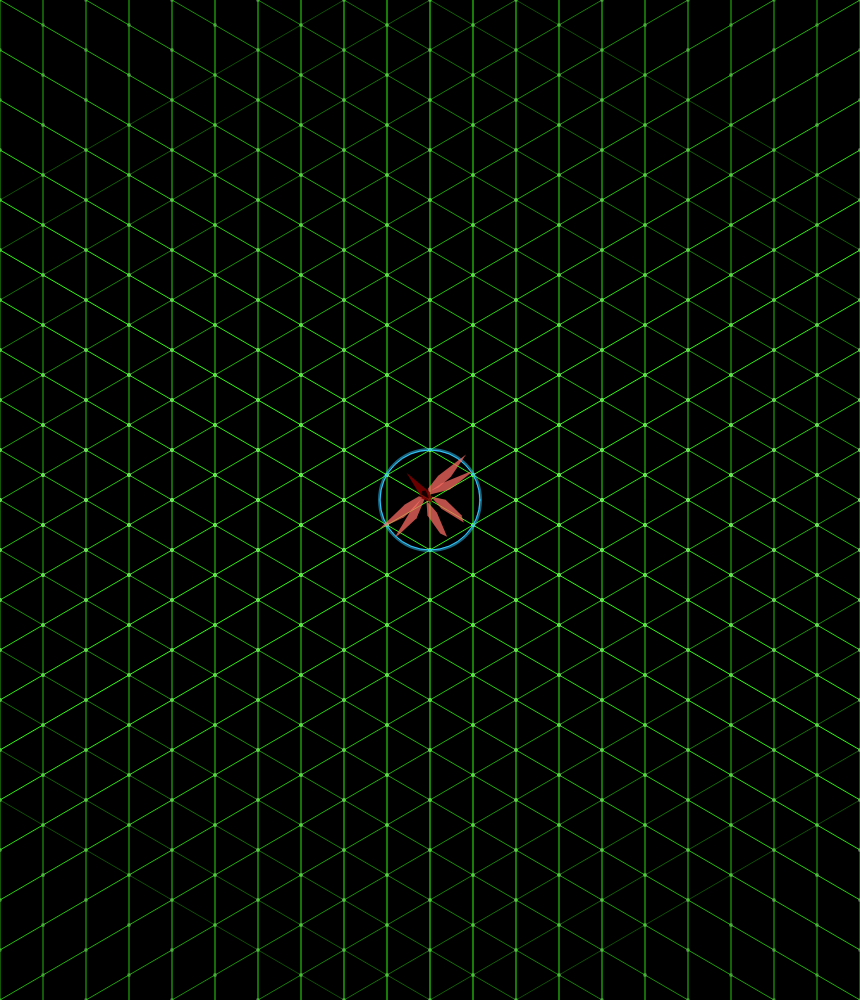
Frame 1 (no input)
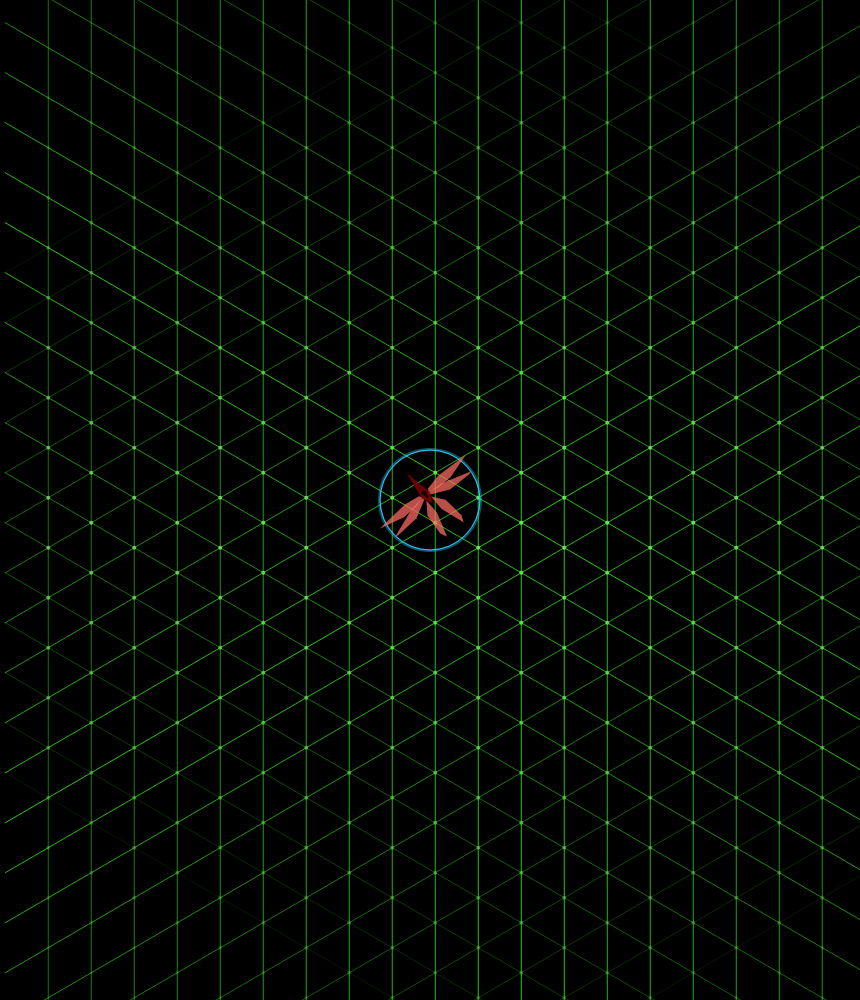
Frame 60 (no input)
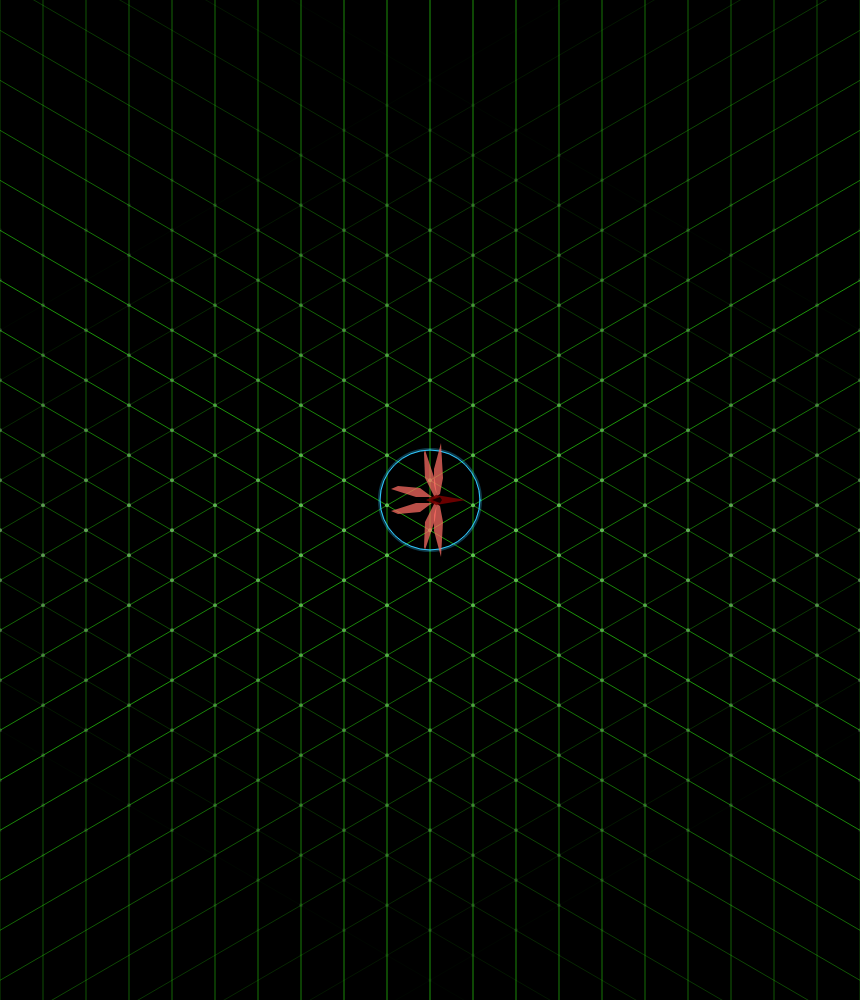
Frame 120 (the mouse pressed at the canvas centre since frame 60)

The p5.js sketch that drew these frames (run headless with seeded random() and noise() and a simulated clock; from frame 60 on, the mouse is pressed at the canvas centre):

// p5.js sketch
// ── sketch.js
/*Setup grid variables*/
let o = Object(null);
let g = Object(null);
let mouse = Object(null);
let d;
let theta;

//Time variable
let t = 0;

let ship;

function setup() {
  createCanvas(windowWidth, windowHeight);
  g = new Ortha_Grid(windowWidth, windowHeight, 50);
  h = new Ortha_Grid(width, height, 100);
  //g = new Grid(windowWidth, windowHeight, 50);

  console.log("origin at (" + g.O.x + ", " + g.O.y + ")")
  ship = new Fighter(g.O.x, g.O.y, g.inc);
  //background(30);
  g.displayGrid(false, false);
}

function draw() {
	t = millis();
	let slider = round(t % 6000, 0);
		if (slider > 3000) {
			opac = parseInt(map (slider, 3001, 6000, 100, 255, true));
		} else {
			opac = parseInt(map (slider, 0, 3000, 255, 100, true));
		}
	
	mouse = createVector(mouseX, mouseY);

    background('black');
    // stroke(255, 100, 75, 255);
    // strokeWeight(5);
	
	// translate(0,0);
	g.displayGrid(true, true, opac, opac, null, null);
	//drawGrid();

	d = p5.Vector.sub(mouse, g.O);
	angleMode(DEGREES);
	theta = d.heading();
	console.log("theta = " + theta.toFixed(2));

	noFill();
	//circle
	strokeWeight(1);
	stroke(50, 200, 255);
	circle(g.O.x, g.O.y, g.inc*2);
	strokeWeight(3);
	stroke(50, 200, 255, opac/2);
	circle(g.O.x, g.O.y, g.inc*2+1);

	push();
	translate(g.O.x, g.O.y);
	rotate(theta + 90);
	ship.display(0, 0, g.inc);
	pop();

	/*
	//orbiting point
	strokeWeight(5);
	stroke(opac/2, 200, 255, 150);
	
	let phi = map(slider, 0, 6000, 0, 360, true);
	let pX = g.O.x + (g.inc * cos(phi));
	let pY = g.O.y + (g.inc * sin(phi));
	point(pX, pY);
	*/
	throttle();
}

function keyPressed() {
	let i = g.inc;
	if (keyCode === UP_ARROW) {
		i += 2;
		g.inc = i;
	}else if (keyCode === DOWN_ARROW) {
		i -= 2;
		g.inc = i;
	}	
}


function throttle() {
	let throttle;
	const thrust = createVector(0,0);
	
	let lower_dim = width;
	if (width > height) {
		lower_dim = height;
	} 

	// console.log("mouse is " + d.mag() + " away from x:" + width/2 + "  y:" + height/2);
	if(abs(d.mag()) > g.inc && abs(d.mag()) < lower_dim/2) { // mouse is between ship and edge of canvas
		// console.log(lower_dim/2 + " > " + d.mag() + " > " + g.inc);
		throttle = map(d.mag(), g.inc, lower_dim/2, 0, 10, true);
	} else if (d.mag() < g.inc){
		throttle = 0;
		// console.log("d.mag() < inc");
		// console.log(d.mag() + " < " + g.inc);
	} else { //mouse is off canvas
		throttle = 10;
		// console.log("d.mag() is > lower_dim");
		// console.log(d.mag() + " > " + lower_dim);
	}
	console.log("throttle: " + throttle);

	thrust.x = parseFloat((throttle * cos(theta) * (-1)).toFixed(2));
	thrust.y = parseFloat((throttle * sin(theta) * (-1)).toFixed(2));
	console.log("thrust.x = " + thrust.x + "\nthrust.y = " + thrust.y);

	g.v.set(thrust)
}

//draws a tiny grid
function drawGrid() {
  var x = width/2;
  var y = height/2;
  //set line colors and width
  stroke(240, 180);
  strokeWeight(1);
  //draw x and y major axes
  line(x, 0, x, height);
  line(0, y, width, y);

  //draw tick marks
  stroke(0, 175, 0, 170);
  for (let i = y-50; i <= y + 60; i += 5) {
    if(i != y){
      line(x - 100, i, x + 100, i);
    }
  }

  for (let i = x-100; i <= x + 100; i += 5) {
    if(i != x){
      line (i, y - 50, i, y + 60);
    }
  }
}
// ── cockpit.js
class Cockpit {
  constructor(radius = 32, pos_x = width/2, pos_y = height/2, red = 50, green = 0, blue = 150, opacity = 170) {
    this.r = red;
    this.g = green;
    this.b = blue;
    this.o = opacity;
    this.color = color(this.r, this.g, this.b, this.o);
    
    if (pos_x < 0 || pos_x >= width) {
      pos_x = width / 2;
    }

    if (pos_y < 0 || pos_y >= height) {
      pos_y = height / 2;
    }

    this.x = pos_x;
    this.y = pos_y;

    if (radius > height / 4 || radius < 1) {
      radius = 32;
    }
    this.rad = radius;
    this.on = false;
  }
  
  set_location(x, y) {
  	this.x = x
  	this.y = y
  }
  
  set_radius(r) {
  	this.rad = r
  }

  // Accepts an x and y coordinate. 
  // Compares the distance between the circles center and the point specified and returns a boolean
  contains(xb, yb) {
    let d = dist(this.x, this.y, xb, yb);
    return (d < this.rad);
  }

  display() {
    fill(this.color);
    noStroke();
    circle(this.x, this.y, this.rad * 2);
  }

  bounce_on_edge() {
    if (this.x > width - this.rad || this.x < this.rad) {
      this.v_x *= -1;
    }
    if (this.y > height - this.rad || this.y < this.rad) {
      this.v_y *= -1;
    }
  }

  move() {
    this.x += this.v_x;
    this.y += this.v_y;
  }

  clicked() {
    if (this.contains(mouseX, mouseY)) {
      this.on = !this.on;
      this.v_x *= random(-0.5, -1);
    }
  }
}

// ── fighter.js
class Fighter {
	constructor(x = 0, y = 0, radius = 50) {
		this.x = x;
		this.y = y;
		this.radius = radius;
		this.scale = this.set_scale();
	}
	
	set_location(x, y) {
		this.x = x
		this.y = y
	}
	
	set_radius(r) {
		if (Number.isSafeInteger(r) && r != this.radius){
			this.radius = r
			this.scale = this.set_scale();
		}
		return this.radius
	}
	
	set_scale() {
		return Number.parseFloat(map(1, 0, 50, 0, this.radius, true));
	}
	
	display(x = this.x, y = this.y, r = this.radius) {
		this.set_radius(r);
		const s = this.scale;
		noStroke();

		//left tail wing
		fill(255, 110, 100, 185);
		beginShape();
		vertex(x - (3*s), y - (2*s));
		vertex(x - (12*s), y + (10*s));
		vertex(x - (14*s), y + (32*s));
		vertex(x - (11*s), y + (39*s));
		vertex(x - (3*s), y + (14*s));
		endShape(CLOSE);
		
		//right tail wing
		beginShape();
		vertex(x + (3*s), y - (2*s));
		vertex(x + (12*s), y + (10*s));
		vertex(x + (14*s), y + (32*s));
		vertex(x + (11*s), y + (39*s));
		vertex(x + (3*s), y + (14*s));
		endShape(CLOSE);

		//left top wing
		beginShape();
		vertex(x - (6*s), y - (10*s));
		vertex(x - (22*s), y - (13*s));
		vertex(x - (57*s), y - (11*s));
		vertex(x - (31*s), y - (4*s));
		vertex(x - (15*s), y - (4*s));
		vertex(x - (4*s), y -  (7*s));
		endShape(CLOSE);

		//left bottom wing
		beginShape();
		vertex(x - (3*s), y - (7*s));
		vertex(x - (20*s), y - (5*s));
		vertex(x - (50*s), y + (5*s));
		vertex(x - (47*s), y + (6*s));
		vertex(x - (22*s), y + (5*s));
		vertex(x - (2*s), y - (5*s));
		endShape(CLOSE);

		//right top wing
		beginShape();
		vertex(x + (6*s), y - (10*s));
		vertex(x + (22*s), y - (13*s));
		vertex(x + (57*s), y - (11*s));
		vertex(x + (31*s), y - (4*s));
		vertex(x + (15*s), y - (4*s));
		vertex(x + (4*s), y -  (7*s));
		endShape(CLOSE);

		//right bottom wing
		beginShape();
		vertex(x + (3*s), y - (7*s));
		vertex(x + (20*s), y - (5*s));
		vertex(x + (50*s), y + (5*s));
		vertex(x + (47*s), y + (6*s));
		vertex(x + (22*s), y + (5*s));
		vertex(x + (2*s), y - (5*s));
		endShape(CLOSE);
		
		
		//nose
		fill(120, 0, 0, 225); // set opac to full
		quad(x, y + (4*s), 
			x - (5*s), y - (6*s), 
			x, y - (36*s), 
			x + (5*s), y - (6*s));

		//cockpit
		fill(0, 0, 0, 200);
		quad(x, y - (12*s), 
			x + (3*s), y - (10*s), 
			x, y - (2*s), 
			x - (3*s), y - (10*s));
	  }

}
// ── grid.js
class Grid {
    #inc;
	#pos;
	#v;

	constructor(max_width, max_height, increment = 48) {
		this.ROWS = new Map();
		this.COLS = new Map();
		
		this.#inc = increment;		

        this.wide = null;
		this.high = null;				

        //origin
        this.O = createVector(0, 0);
		
		//velocity
		this.#v = createVector(0, 0);

        //translated by...
        this.#pos = createVector(0,0);

        this.dot_opacity = 255;
		this.dot_weight = 4;
		this.line_opacity = 200;
		this.line_weight = 1;
		
		this.inc = this.#inc;
    }
	
    get inc() {
        return this.#inc;
    }

	set inc(i) {
		if(this.setIncrement(i)) {
			this.calculateCanvas();
			this.mapGrid();
		}			
	}
	
	setIncrement(i) {
		if (Number.isInteger(i)) {
			if (i < 100 && i > 19) {
				if (i%2 != 0) {
					this.#inc = i + 1;
				} else {
					this.#inc = i;
				}
				
				return true;
				console.log("grid increment is set to " + this.#inc);
			} else {
				console.log("OrthaGrid increment must be an integer between 19 and 100. " + i + " is too big.");
				return false;
			}
		} else {
			console.log("OrthaGrid increment must be an integer between 19 and 100. setIncrement() passed argument i = " + i);
			return false;
		}
	}
	
	calculateCanvas(max_width = windowWidth, max_height = windowHeight) {
		let canvasW = 0, canvasH = 0, tiles = 0;
		
		if (max_width >= max_height) {
			//start with the height and shrink the width
			canvasH = max_height - parseInt(max_height%(this.#inc*2));
			canvasW = canvasH;
		}else {
			//start with the width and shrink the height
			canvasW = max_width - parseInt(max_width%(this.#inc * 2));
			canvasH = canvasW;
		}
		console.log("Canvas = " + canvasW + " wide X " + canvasH + " high.");
		
		this.wide = canvasW;
		this.high = canvasH;
		
		resizeCanvas(canvasW, canvasH);
	}
	
	dot_opac(o = null) {
		if(Number.isInteger(o)) {
			if(o >= 0 && o <= 255) {this.dot_opacity = o;}
			else if (o < 0) {this.dot_opacity = 0;}
			else {this.dot_opacity = 255;}
			//console.log("dot_opac = " + this.dot_opacity);
		} else if(o != null) {
			console.log("Ortha_grid.dot_opac() called with invalid argument o = " + o +".");
		}
		
		return this.dot_opacity;
	}
	
	dot_thick(s = null) {
		if(Number.isInteger(s)) {
			if(s >= 0 && s <= 50) {this.dot_weight = s;}
			else if (s < 0) {this.dot_weight = 0;}
			else {this.dot_weight = 255;}
			console.log("dot_thick = " + this.dot_weight);
		} else if(s != null) {
			console.log("Ortha_grid.dot_thick() called with invalid argument s = " + s +".");
		}
		
		return this.dot_weight;
	}
	
	line_opac(o = null) {
		if(Number.isInteger(o)) {
			if(o >= 0 && o <= 255) {this.line_opacity = o;}
			else if (o < 0) {this.line_opacity = 0;}
			else {this.line_opacity = 50;}
			//console.log("line_opac = " + this.line_opacity);
		} else if(o != null) {
			console.log("Ortha_grid.line_opac() called with invalid argument o = " + o +".");
		}
		
		return this.line_opacity;
	}
	
	line_thick(s = null) {
		if(Number.isInteger(s)) {
			if(s >= 0 && s <= 15) {this.line_weight = s;}
			else if (s < 0) {this.line_weight = 0;}
			else {this.line_weight = 15;}
			//console.log("line_thick = " + this.line_weight);
		} else if(s != null) {
			console.log("Ortha_grid.line_thick() called with invalid argument s = " + s +".");
		}
		
		return this.line_weight;
	}
	
	get v() {
		return this.#v;
	}
	
	set v(V) {
		if(V instanceof p5.Vector) {
			if(abs(V.x) <= this.inc/2 && abs(V.y) <= this.inc/2) {
				this.#v = V;
			}
		}
	}

	
	mapGrid() {
		this.ROWS.clear();
		this.COLS.clear();
		this.O.x = this.wide/2;
		this.O.y = this.high/2;
		
		/*Starting at origin, map x- and y-coordinates 
		to cartesian style coordinates where (o.x, o.y) is (0,0)*/
		
		let Xpos = this.O.x, Ypos = this.O.y;
		let x_co = 0, y_co = 0;
		//starting at origin, move Ypos to bottom of screen
		while(Ypos < this.high) {
			Ypos += this.#inc;
			y_co--;
		}
		console.log("y_co = " + y_co);
		//Map y-ccordinates in form {y_co:Ypos}
		while(Ypos >= 0) {
			this.ROWS.set(y_co, Ypos);
			y_co++;
			Ypos -= this.#inc;
		}
	
		//starting at origin, move Xpos to left end of screen
		while(Xpos > 0) {
			Xpos -= this.#inc;
			x_co--;
		}
		let end = x_co * -1
		//Map x-ccordinates in form {x_co:Xpos}
		while(Xpos <= this.wide) {
			this.COLS.set(x_co, Xpos);
			x_co++;
			Xpos += this.#inc;
		}
		
		let s = this.COLS.size + " COLS\n"
		s += this.ROWS.size + " ROWS\n"
		console.log(s);		
			
		console.log("in mapGrid()...")
		//print ROWS map to console
		console.log("ROWS has " + this.ROWS.size + " keys.")
		console.log("----y_co: Ypos----");
		for(const [k,v] of this.ROWS.entries()) {
			console.log(k + ": " + v);
		}
		//print COLS map to console
		console.log("COLS has " + this.COLS.size + " keys.")
		console.log("----x_co: Xpos----");
		for(const [k,v] of this.COLS.entries()) {
			console.log(k + ": " + v);
		}
	}
	
		
	displayGrid(draw_lines = true, draw_points = true, dot_opacity = null, line_opacity = null, dot_size = null, line_size = null) {
        this.moveGrid();

		if	(dot_opacity) {
			this.dot_opac(dot_opacity);
		}
		if (dot_size) {
			this.dot_thick(dot_size);
		}
		
		if (draw_points) {
			this.drawGridPoints(this.dot_opac());
		}
		
		if (line_opacity) {
			this.line_opac(line_opacity);
		}
		if (line_size) {
			this.line_thick(line_size);
		}
		
		if (draw_lines) {
			this.drawGridLines();
		}
	}
	
	
	//draw the vertices of the orthagonal grid
	drawGridPoints() {
		strokeWeight(this.dot_thick());	
		noFill();

        push();
        translate(this.#pos.x, this.#pos.y);
		//Iterate through ROWS and COLS to create points
		for(const [yk, yv] of this.ROWS.entries()) {
			for(const [xk, xv] of this.COLS.entries()) {
				stroke(250, 255, 255, this.dot_opac() - (4 * abs(xk))-(8 * abs(yk)));
				point(xv, yv);
			}
		}
        pop();
	}
	
	//draw an orthagonal grid using the ROWS and COLS arrays
	//moving with a velocity of v
	drawGridLines() {
		noFill();
		let opacity = this.line_opac();
        strokeWeight(this.line_thick());
		
        push();
        translate(this.#pos.x, 0);
		//draw vertical grid lines
		for(const [k,c] of this.COLS.entries()) {
			stroke(50,255,17,opacity - (8 * abs(k)));
			line(c, 0, c, this.high);
		}
        pop();

        push();
        translate(0, this.#pos.y);
        //draw horizontal grid lines
        for(const [k, r] of this.ROWS.entries()) {
			stroke(50,255,17,opacity - (8 * abs(k)));
			line(0, r, this.wide, r);
        }
        pop();
	}
	
	moveGrid() {
		if(abs(this.#pos.y) < abs(this.#inc)) {
			this.#pos.y += this.#v.y;
		} else {
			this.#pos.y = 0;
		}

        if(abs(this.#pos.x) < abs(this.#inc)) {
            this.#pos.x += this.#v.x;
        } else {
            this.#pos.x = 0;
        }

        //translate(this.#pos.x, this.#pos.y);
	}
}
// ── orthagonal.js
const COSx = Math.sqrt(3)/2;

class Ortha_Grid{
    #inc;
    #wide;
    #high;
	#O
	#cosX;
	#pos;
	#v;
	#corners;

	constructor(max_width, max_height, increment = 48) {
		this.ROWS = new Map();
		this.COLS = new Map();
		
		this.#inc = increment;

        this.#wide = null;
		this.#high = null;				

        //origin
        this.#O = createVector(0, 0);
		
		//velocity
		this.#v = createVector(0, 0);

        //translated by...
        this.#pos = createVector(0,0);

        this.dot_opacity = 255;
		this.dot_weight = 4;
		this.line_opacity = 200;
		this.line_weight = 1;

		this.#cosX = parseInt(COSx * this.#inc);
		this.grid_lines = [];

		this.inc = increment;
		this.#corners = false;
	}
	
	set corners(b){
		if(typeof b === "boolean") {
			this.#corners = b;
			this.makeGridLines(this.#corners);
		}
	}

	get O() {
		return this.#O;
	}

	get wide() {
        return this.#wide;
    }

	get high() {
        return this.#high;
    }

    get inc() {
        return this.#inc;
    }

	set inc(i) {
		if(this.setIncrement(i)) {
			this.#cosX = parseInt(COSx * this.#inc);
			console.log("One tile is " + this.#cosX + " pixels wide")
			this.calculateCanvas();
			this.mapOrthaGrid();
			this.makeGridLines(this.#corners);
		}
	}
	
	setIncrement(i) {
		if (Number.isInteger(i)) {
			if (i <= 100 && i > 19) {
				if (i%2 != 0) {
					this.#inc = i + 1;
				} else {
					this.#inc = i;
				}
				
				return true;
				console.log("grid increment is set to " + this.#inc);
			} else {
				console.log("OrthaGrid increment must be an integer between 20 and 100. " + i + " is too big.");
				return false;
			}
		} else {
			console.log("OrthaGrid increment must be an integer between 19 and 100. setIncrement() passed argument i = " + i);
			return false;
		}
	}
	
	calculateCanvas(max_width = windowWidth, max_height = windowHeight) {
		let canvasW = 0, canvasH = 0, tiles = 0;
		
		if (max_width >= max_height) {
			//start with the height and shrink the width
			canvasH = max_height - parseInt(max_height%(this.#inc*2));
			tiles = parseInt(canvasH/this.#inc);
			canvasW = tiles * (this.#cosX);
			canvasW = canvasW + (canvasW%2);
		}else {
			//start with the width and shrink the height
			canvasW = max_width - (max_width%(this.#cosX * 2));
			canvasW = canvasW + (canvasW%2);
			tiles = canvasW / (this.#cosX);
			canvasH = parseInt(tiles * this.#inc);
		}
		console.log("Canvas = " + canvasW + " wide X " + canvasH + " high.");
		
		this.#wide = canvasW;
		this.#high = canvasH;
		
		resizeCanvas(canvasW, canvasH);
		this.#O.set(createVector(this.#wide/2, this.#high/2));

	}

	dot_opac(o = null) {
		if(Number.isInteger(o)) {
			if(o >= 0 && o <= 255) {this.dot_opacity = o;}
			else if (o < 0) {this.dot_opacity = 0;}
			else {this.dot_opacity = 255;}
			//console.log("dot_opac = " + this.dot_opacity);
		} else if(o != null) {
			console.log("Ortha_grid.dot_opac() called with invalid argument o = " + o +".");
		}
		
		return this.dot_opacity;
	}
	
	dot_thick(s = null) {
		if(Number.isInteger(s)) {
			if(s >= 0 && s <= 50) {this.dot_weight = s;}
			else if (s < 0) {this.dot_weight = 0;}
			else {this.dot_weight = 255;}
			console.log("dot_thick = " + this.dot_weight);
		} else if(s != null) {
			console.log("Ortha_grid.dot_thick() called with invalid argument s = " + s +".");
		}
		
		return this.dot_weight;
	}
	
	line_opac(o = null) {
		if(Number.isInteger(o)) {
			if(o >= 0 && o <= 255) {this.line_opacity = o;}
			else if (o < 0) {this.line_opacity = 0;}
			else {this.line_opacity = 50;}
			//console.log("line_opac = " + this.line_opacity);
		} else if(o != null) {
			console.log("Ortha_grid.line_opac() called with invalid argument o = " + o +".");
		}
		
		return this.line_opacity;
	}
	
	line_thick(s = null) {
		if(Number.isInteger(s)) {
			if(s >= 0 && s <= 15) {this.line_weight = s;}
			else if (s < 0) {this.line_weight = 0;}
			else {this.line_weight = 15;}
			//console.log("line_thick = " + this.line_weight);
		} else if(s != null) {
			console.log("Ortha_grid.line_thick() called with invalid argument s = " + s +".");
		}
		
		return this.line_weight;
	}
	
	get v() {
		return this.#v;
	}
	
	set v(V) {
		if(V instanceof p5.Vector) {
			if(abs(V.x) <= this.inc/2 && abs(V.y) <= this.inc/2) {
				this.#v = V;
			} else {
				TypeError();
			}
		}
	}
	
	
	mapOrthaGrid() {
		this.ROWS.clear();
		this.COLS.clear();
		
		/*Starting at origin, map x- and y-coordinates 
		to cartesian style coordinates where (o.x, o.y) is (0,0)*/
		
		let Xpos = this.#O.x, Ypos = this.#O.y;
		let x_co = 0, y_co = 0;
		//starting at origin, move Ypos to bottom of screen
		while(Ypos < this.#high + this.#inc) {
			Ypos += this.#inc/2;
			y_co--;
		}
		console.log("y_co = " + y_co);
		//Map y-ccordinates in form {y_co:Ypos}
		while(Ypos >= this.#inc/-1) {
			this.ROWS.set(y_co, Ypos);
			y_co++;
			Ypos -= this.#inc/2;
		}
	
		//starting at origin, move Xpos to left end of screen
		while(Xpos > (this.#cosX * -1)) {
			Xpos -= this.#cosX;
			x_co--;
		}
		let end = x_co * -1
		//Map x-ccordinates in form {x_co:Xpos}
		while(Xpos <= this.#wide + this.#cosX) {
			this.COLS.set(x_co, Xpos);
			x_co++;
			Xpos += this.#cosX;
		}
		
		console.log("Cartesian grid has been mapped...");
		console.log("grid.O.x = " + this.O.x + "\nXpos at x_co[0] = " + this.COLS.values(0));
		console.log("grid.O.y = " + this.O.y + "\nYpos at y_co[0] = " + this.ROWS.values(0));

		let s = this.COLS.size + " COLS\n"
		s += this.ROWS.size + " ROWS\n"
		console.log(s);		
			
		console.log("in mapOrthaGrid()...")
		//print ROWS map to console
		console.log("ROWS has " + this.ROWS.size + " keys.")
		console.log("----y_co: Ypos----");
		for(const [k,v] of this.ROWS.entries()) {
			console.log(k + ": " + v);
		}
		//print COLS map to console
		console.log("COLS has " + this.COLS.size + " keys.")
		console.log("----x_co: Xpos----");
		for(const [k,v] of this.COLS.entries()) {
			console.log(k + ": " + v);
		}
	}
	
		
	displayGrid(draw_lines = true, draw_points = true, dot_opacity = null, line_opacity = null, dot_size = null, line_size = null) {
		this.moveGrid();

		if	(dot_opacity) {
			this.dot_opac(dot_opacity);
		}
		if (dot_size) {
			this.dot_thick(dot_size);
		}
		
		if (draw_points) {
			this.drawGridPoints(this.dot_opac());
		}
		
		if (line_opacity) {
			this.line_opac(line_opacity);
		}
		if (line_size) {
			this.line_thick(line_size);
		}
		
		if (draw_lines) {
			this.drawGridLines();
		}
	}
	
	
	//draw the vertices of the orthagonal grid
	drawGridPoints() {
		strokeWeight(this.dot_thick());	
		noFill();

        push();
        translate(this.#pos.x, this.#pos.y);
		//Iterate through ROWS and COLS to create points
		for(const [yk, yv] of this.ROWS.entries()) {
			for(const [xk, xv] of this.COLS.entries()) {
				stroke(250, 255, 255, this.dot_opac() - (4 * abs(xk))-(8 * abs(yk)));
				if (yk%2 == 0 && xk%2 == 0) {
					point(xv, yv);
				} else if(yk%2 != 0 && xk%2 != 0) {
					point(xv, yv);
				}
			}
		}
		pop();
	}
	
	//create vector library of orthagonal lines to be called in drawGridLines()
	makeGridLines(corners_enabled = false) {	
		this.grid_lines = [];
		//Use cartesian grid to align vertices
		const x_max = (this.COLS.size-1)/2;
		const y_max = (this.ROWS.size-1)/2;
		const y_min = y_max * -1;
		
		const p1 = createVector(0, 0);
		const p2 = createVector(0, 0);
		
		for(let b = y_min; b <= y_max; b+=2) {
			p1.y = b;
			if (y_max >= x_max + b) {
				p2.x = x_max;
				p2.y = x_max + b;
			}else {
				p2.y = y_max;
				p2.x = y_max - b;
			}

			this.grid_lines.push({
				P1:createVector(this.COLS.get(p1.x), this.ROWS.get(p1.y)),
				P2:createVector(this.COLS.get(p2.x) + (this.#cosX), this.ROWS.get(p2.y) - (this.#inc/2))
			})
		}
		

		if(corners_enabled) {
			// fill in the corners
			for(p1.x = 2; p1.x < x_max; p1.x += 2) {
				p1.y = y_min;
				p2.x = x_max;
				
				//y = x-x1+y1
				p2.y = p2.x - p1.x + p1.y;
				
				this.grid_lines.unshift({
					P1:createVector(this.COLS.get(p1.x), this.ROWS.get(p1.y)),
					P2:createVector(this.COLS.get(p2.x) + (this.#cosX), this.ROWS.get(p2.y) - (this.#inc/2))
				})
			}
		}

		//test it out
		console.log("grid_lines contains " + this.grid_lines.length + " lines.");
		for(let i = 0; i < this.grid_lines.length; i++) {
			console.log("["+i+"]\tP1: " + this.grid_lines[i].P1 + "\n\tP2: " + this.grid_lines[i].P2)
		}
	}

	moveGrid() {
		if(abs(this.#pos.y) < abs(this.#inc)) {
			this.#pos.y += this.#v.y;
		} else {
			this.#pos.y = 0;
		}

        if(abs(this.#pos.x) < abs(this.#cosX*2)) {
            this.#pos.x += this.#v.x;
        } else {
            this.#pos.x = 0;
        }
	}

	drawGridLines() {
		noFill();
		let opacity = this.line_opac();
		strokeWeight(this.line_thick());
		
		//draw vertical grid lines
		push();
		translate(this.#pos.x, 0);
		for(const [k,c] of this.COLS.entries()) {
			stroke(50,255,17,opacity - (8 * abs(k)));
			line(c, 0, c, this.#high);
		}
		pop();

		//draw orthagonal lines stored in array
		push();
		translate(this.#pos.x, this.#pos.y);
		for(const l of this.grid_lines) {
			//Opacity decreases as lines move away from center
			stroke(50,255,17,opacity - (16 * (abs(l.P1.y - (this.#high/2)))/this.#inc));
			//This draws all the lines, but now how to move them by #pos.x/y
			line(l.P1.x, l.P1.y, l.P2.x, l.P2.y);
			line(l.P1.x, height - l.P1.y, l.P2.x, height - l.P2.y);
			line(width - l.P1.x, l.P1.y, width - l.P2.x, l.P2.y);
			line(width - l.P1.x, height - l.P1.y, width - l.P2.x, height - l.P2.y);
		}
		pop();
	}

	/*
			//Code for drawing thick hex around border
			stroke(50,255,17,opacity - (4 * abs(p1.y)));
			if(p1.y == y_min) {
				strokeWeight(this.line_thick()+4);
				//these lines stay static
				v.x = 0, v.y = 0;
			} else {
				strokeWeight(this.line_thick());
				//add in motion
				v.x = this.#pos.x, v.y = this.#pos.y;
			}			
			

	*/
}



/*
function drawOrthaGrid_local() {
	let x = o.x;
	let y = o.y;
	
	noStroke();
	noFill();
	//draw a series of grid points in a hexagon
	//starting with the origin
	let n = createVector(x,y);
	//moving to the 12 o-clock position
	let p = createVector(x, y-inc);
	//rotating clockwise
	let q = createVector(x+(sqrt(3)/2*inc), y-(inc/2));
	let r = createVector(x+(sqrt(3)/2*inc), y+(inc/2));
	let s = createVector(x, y+inc);
	let t = createVector(x-(sqrt(3)/2*inc), y+(inc/2));
	let u = createVector(x-(sqrt(3)/2*inc), y-(inc/2));
	
	strokeWeight(1);
	stroke(0, 225, 10, 200);
	beginShape(TRIANGLE_FAN);
	vertex(o.x, o.y);
	vertex(p.x, p.y);
	vertex(q.x, q.y);
	vertex(r.x, r.y);
	vertex(s.x, s.y);
	vertex(t.x, t.y);
	vertex(u.x, u.y);
	vertex(p.x, p.y);
	endShape();
	
	strokeWeight(3);
	stroke(255, 0, 0,200);
	beginShape(POINTS);
	vertex(o.x, o.y);
	vertex(p.x, p.y);
	vertex(q.x, q.y);
	vertex(r.x, r.y);
	vertex(s.x, s.y);
	vertex(t.x, t.y);
	vertex(u.x, u.y);
	endShape();
}
*/
// ── style.css
html, body {
  margin: 0;
  padding: 0;
  height: 100%;
  background-color: #141414;
}
canvas {
  display: block;
}
html {
  display: table;
  margin: auto;
}

body {
  display: table-cell;
  vertical-align: middle;
}
